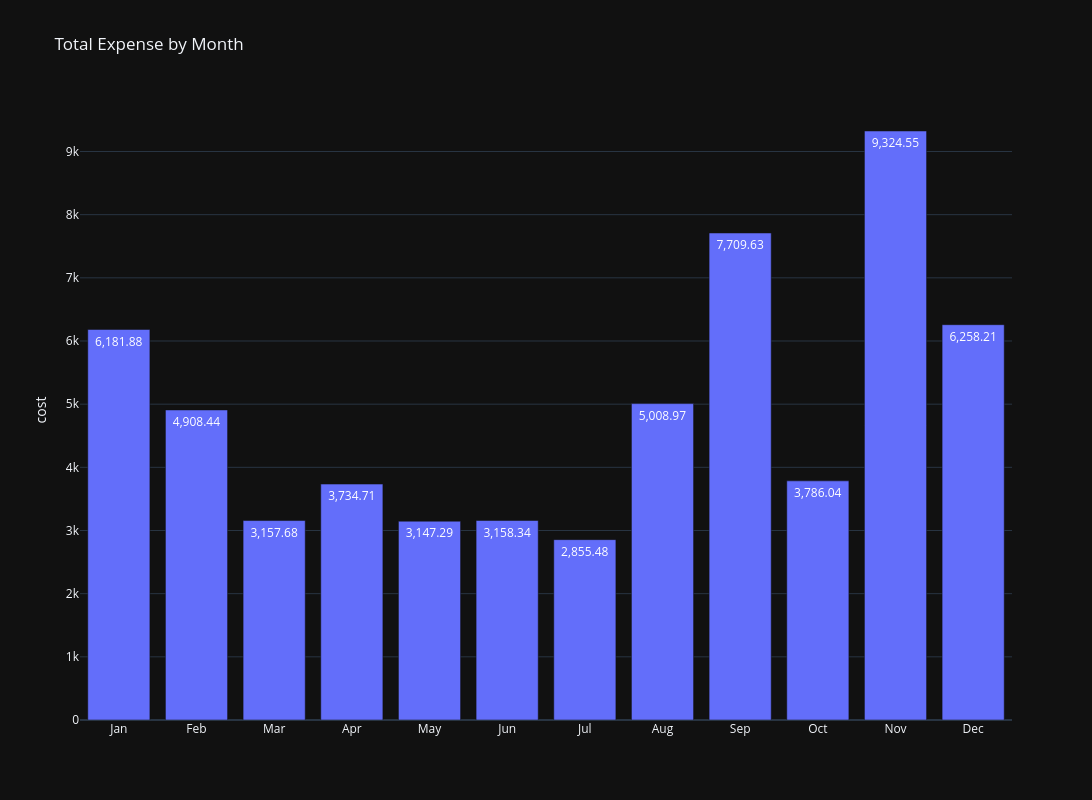

Write notebook code for a chart like this one.
### Markdown cell above
### Smooth Graph Remake

### Code cell
SMOOTH = 1

if SMOOTH == 0:
    tempDF = df.group_by(["monthName", 'month', 'category']).agg(pl.sum("cost")) 
    fig = px.bar(tempDF.to_pandas(), x="monthName", y="cost", color="category",
             title="Total Expense by Month",
             category_orders={"monthName": month_order},
             template='plotly_dark',
             labels={'monthName':''},
             text_auto=True,
             height=800,
             width=1600)

else:
    tempDF = df.group_by(["monthName", 'month']).agg(pl.sum("cost")) 
    fig = px.bar(tempDF.to_pandas(), x="monthName", y="cost",
             title="Total Expense by Month",
             category_orders={"monthName": month_order},
             template='plotly_dark',
             labels={'monthName':''},
             text_auto=True,
             height=800,
             width=1600)



fig.show()

### Figure 1 — Plotly figure (JSON) as saved in the notebook; plotly's stock layout.template omitted (floating-point values rounded to 4 significant figures)
{"data": [{"hovertemplate": "=%{x}<br>cost=%{y}<extra></extra>", "legendgroup": "", "marker": {"color": "#636efa", "pattern": {"shape": ""}}, "name": "", "orientation": "v", "showlegend": false, "textposition": "auto", "texttemplate": "%{y}", "type": "bar", "x": ["Mar", "Feb", "May", "Dec", "Jan", "Apr", "Jun", "Jul", "Aug", "Nov", "Sep", "Oct"], "xaxis": "x", "y": [3158.0, 4908.0, 3147.0, 6258.0, 6182.0, 3735.0, 3158.0, 2855.0, 5009.0, 9325.0, 7710.0, 3786.0], "yaxis": "y"}], "layout": {"barmode": "relative", "height": 800, "legend": {"tracegroupgap": 0}, "title": {"text": "Total Expense by Month"}, "width": 1600, "xaxis": {"anchor": "y", "categoryarray": ["Jan", "Feb", "Mar", "Apr", "May", "Jun", "Jul", "Aug", "Sep", "Oct", "Nov", "Dec"], "categoryorder": "array", "domain": [0, 1], "title": {"text": ""}}, "yaxis": {"anchor": "x", "domain": [0, 1], "title": {"text": "cost"}}}}
